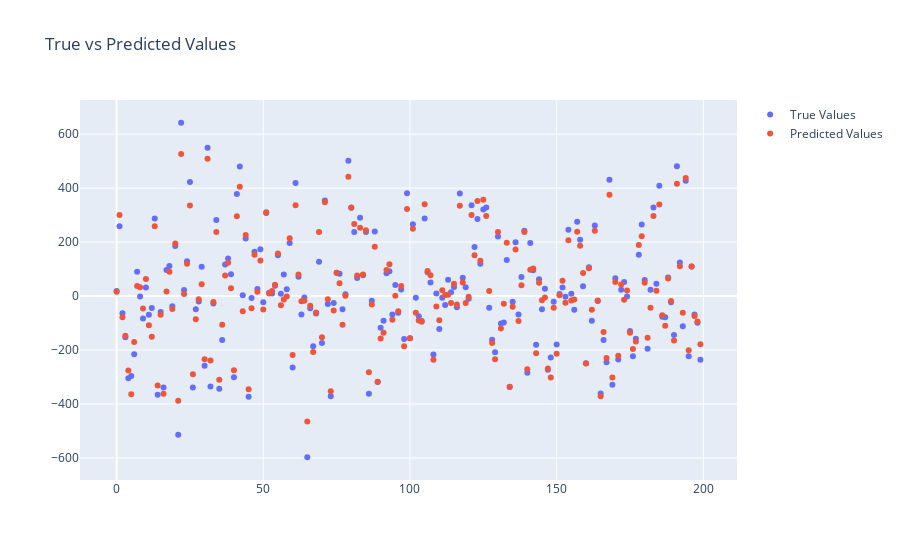

The notebook cell this image was saved under:
### Markdown cell above
### Evaluating the Model on Test Data

### Code cell
X_test = torch.tensor(X_test, dtype=torch.float32).to(device)

reg_model.eval()

with torch.no_grad():
    test_preds = reg_model(X_test)
    test_preds = test_preds.float().cpu().numpy().flatten()

x = np.arange(0, X_test.shape[0])
pp.plot_data(
    true_vals=pp.create_trace(x, y_test, name="True Values", mode="markers"),
    pred_vals=pp.create_trace(x, test_preds, name="Predicted Values", mode="markers"),
    title="True vs Predicted Values",
)

### Figure 1 — Plotly figure (JSON) as saved in the notebook; plotly's stock layout.template omitted (floating-point values rounded to 4 significant figures; data arrays with more than 128 entries replaced by an {"elided": "..."} marker saying what was removed)
{"data": [{"mode": "markers", "name": "True Values", "text": "", "type": "scatter", "x": {"elided": "200 int values"}, "y": {"elided": "200 float values"}}, {"mode": "markers", "name": "Predicted Values", "text": "", "type": "scatter", "x": {"elided": "200 int values"}, "y": {"elided": "200 float values"}}], "layout": {"title": {"text": "True vs Predicted Values"}, "xaxis": {"title": {"text": ""}}, "yaxis": {"title": {"text": ""}}}}
